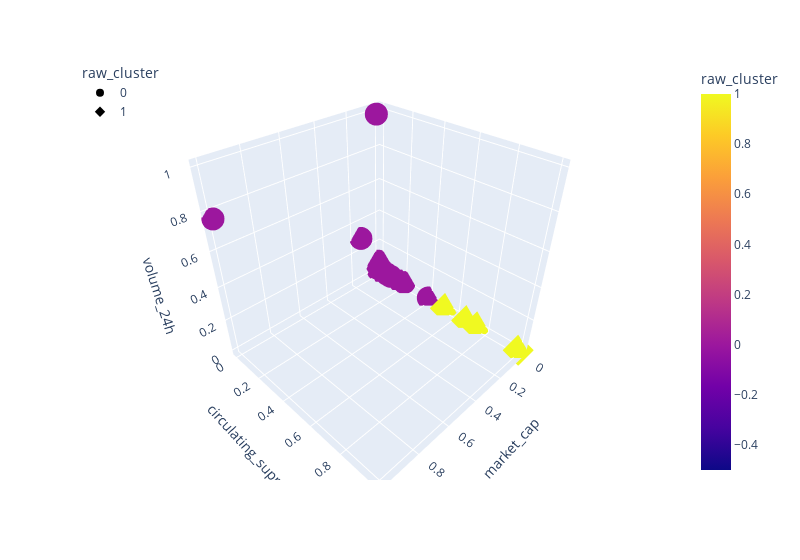

Write notebook code for a chart like this one.
### Code cell
fig = px.scatter_3d(
    test_spectral,
    x="market_cap",
    y="circulating_suppy",
    z="volume_24h",
    hover_name=test_spectral.index,
    hover_data=["price"],
    color="raw_cluster",
    symbol="raw_cluster",
#     size="TotalCoinSupply",
    width=800,
)
fig.update_layout(legend=dict(x=0, y=1))
fig.show()

### Figure 1 — Plotly figure (JSON) as saved in the notebook; plotly's stock layout.template omitted (floating-point values rounded to 4 significant figures; data arrays with more than 128 entries replaced by an {"elided": "..."} marker saying what was removed)
{"data": [{"customdata": {"elided": "196x1 float values"}, "hovertemplate": "<b>%{hovertext}</b><br><br>raw_cluster=%{marker.color}<br>market_cap=%{x}<br>circulating_suppy=%{y}<br>volume_24h=%{z}<br>price=%{customdata[0]}<extra></extra>", "hovertext": {"elided": "196 str values"}, "legendgroup": "0", "marker": {"color": {"elided": "196 int values"}, "coloraxis": "coloraxis", "symbol": "circle"}, "mode": "markers", "name": "0", "scene": "scene", "showlegend": true, "type": "scatter3d", "x": {"elided": "196 float values"}, "y": {"elided": "196 float values"}, "z": {"elided": "196 float values"}}, {"customdata": [[7.168e-08], [3.387e-08], [1.464e-08], [0]], "hovertemplate": "<b>%{hovertext}</b><br><br>raw_cluster=%{marker.color}<br>market_cap=%{x}<br>circulating_suppy=%{y}<br>volume_24h=%{z}<br>price=%{customdata[0]}<extra></extra>", "hovertext": ["HOT", "BTT", "NPXS", "WIN"], "legendgroup": "1", "marker": {"color": [1, 1, 1, 1], "coloraxis": "coloraxis", "symbol": "diamond"}, "mode": "markers", "name": "1", "scene": "scene", "showlegend": true, "type": "scatter3d", "x": [0.0006083, 0.0003746, 0.000181, 2.87e-05], "y": [0.5255, 0.6736, 0.7456, 1], "z": [0.000792, 0.001157, 0.0001426, 6.605e-05]}], "layout": {"coloraxis": {"colorbar": {"title": {"text": "raw_cluster"}}, "colorscale": [[0, "#0d0887"], [0.1111, "#46039f"], [0.2222, "#7201a8"], [0.3333, "#9c179e"], [0.4444, "#bd3786"], [0.5556, "#d8576b"], [0.6667, "#ed7953"], [0.7778, "#fb9f3a"], [0.8889, "#fdca26"], [1, "#f0f921"]]}, "legend": {"title": {"text": "raw_cluster"}, "tracegroupgap": 0, "x": 0, "y": 1}, "margin": {"t": 60}, "scene": {"domain": {"x": [0, 1], "y": [0, 1]}, "xaxis": {"title": {"text": "market_cap"}}, "yaxis": {"title": {"text": "circulating_suppy"}}, "zaxis": {"title": {"text": "volume_24h"}}}, "width": 800}}
